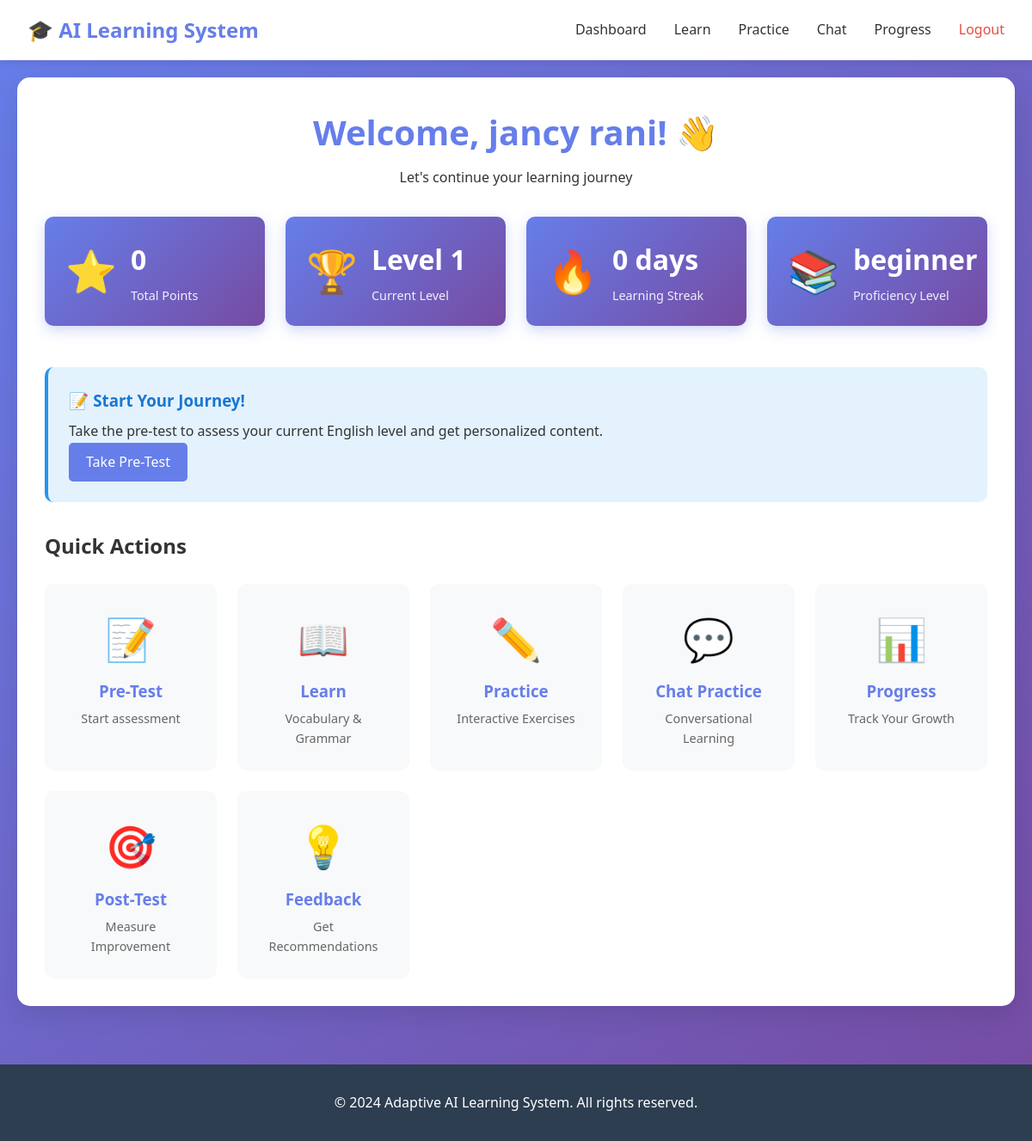
The app's page /dashboard (signed in) with its own data.
### tables this page shows
CREATE TABLE users (
        id INTEGER PRIMARY KEY AUTOINCREMENT,
        username TEXT UNIQUE NOT NULL,
        password TEXT NOT NULL,
        full_name TEXT NOT NULL,
        age INTEGER NOT NULL,
        level TEXT DEFAULT 'beginner',
        created_at TIMESTAMP DEFAULT CURRENT_TIMESTAMP
    );

CREATE TABLE user_points (
        id INTEGER PRIMARY KEY AUTOINCREMENT,
        user_id INTEGER,
        total_points INTEGER DEFAULT 0,
        level INTEGER DEFAULT 1,
        badges TEXT,
        streak_days INTEGER DEFAULT 0,
        last_activity_date DATE,
        FOREIGN KEY (user_id) REFERENCES users(id)
    );

### app.py (the view)
@app.route('/dashboard')
def dashboard():
    if 'user_id' not in session:
        return redirect(url_for('login'))
    user_id = session['user_id']
    conn = sqlite3.connect('database/learning_system.db')
    c = conn.cursor()
    c.execute("SELECT * FROM users WHERE id=?", (user_id,))
    user = c.fetchone()
    c.execute("SELECT * FROM user_points WHERE user_id=?", (user_id,))
    points_data = c.fetchone()
    c.execute("SELECT * FROM pre_test_results WHERE user_id=?", (user_id,))
    pre_test = c.fetchone()
    conn.close()
    return render_template('dashboard.html',
                         user=user,
                         points=points_data,
                         pre_test_completed=pre_test is not None)

### templates/dashboard.html (shortened to what this page needs)
{% extends "base.html" %}
{% block content %}
<div class="dashboard-container">
    <div class="dashboard-header">
        <h1>Welcome, {{ session.get('full_name') }}! 👋</h1>
        <p>Let's continue your learning journey</p>
    </div>
    <div class="stats-grid">
        <div class="stat-card">
            <div class="stat-icon">⭐</div>
            <div class="stat-info">
                <h3>{{ points[2] if points else 0 }}</h3>
                <p>Total Points</p>
            </div>
        </div>
        <div class="stat-card">
            <div class="stat-icon">🏆</div>
            <div class="stat-info">
                <h3>Level {{ points[3] if points else 1 }}</h3>
                <p>Current Level</p>
            </div>
        </div>
        <div class="stat-card">
            <div class="stat-icon">🔥</div>
            <div class="stat-info">
                <h3>{{ points[5] if points else 0 }} days</h3>
                <p>Learning Streak</p>
            </div>
        </div>
        <div class="stat-card">
            <div class="stat-icon">📚</div>
            <div class="stat-info">
                <h3>{{ user[5] }}</h3>
                <p>Proficiency Level</p>
            </div>
        </div>
    </div>
    {% if not pre_test_completed %}
    <div class="alert alert-info">
        <h3>📝 Start Your Journey!</h3>
        <p>Take the pre-test to assess your current English level and get personalized content.</p>
        <a href="/pre-test" class="btn btn-primary">Take Pre-Test</a>
    </div>
    {% endif %}
    <div class="quick-actions">
        <h2>Quick Actions</h2>
        <div class="action-grid">
            <a href="/pre-test" class="action-card {% if pre_test_completed %}completed{% endif %}">
                <div class="action-icon">📝</div>
                <h3>Pre-Test</h3>
                <p>{% if pre_test_completed %}Completed ✓{% else %}Start assessment{% endif %}</p>
            </a>
            <a href="/learning" class="action-card">
                <div class="action-icon">📖</div>
                <h3>Learn</h3>
                <p>Vocabulary & Grammar</p>
            </a>
            <a href="/practice" class="action-card">
                <div class="action-icon">✏️</div>
                <h3>Practice</h3>
                <p>Interactive Exercises</p>
            </a>
            <a href="/chat" class="action-card">
                <div class="action-icon">💬</div>
                <h3>Chat Practice</h3>
                <p>Conversational Learning</p>
            </a>
            <a href="/progress" class="action-card">
                <div class="action-icon">📊</div>
                <h3>Progress</h3>
                <p>Track Your Growth</p>
            </a>
            <a href="/post-test" class="action-card">
                <div class="action-icon">🎯</div>
                <h3>Post-Test</h3>
                <p>Measure Improvement</p>
            </a>
            <a href="/feedback" class="action-card">
                <div class="action-icon">💡</div>
                <h3>Feedback</h3>
                <p>Get Recommendations</p>
            </a>
        </div>
    </div>
</div>
{% endblock %}

### static/css/style.css (style rules this page uses)
* { margin: 0; padding: 0; box-sizing: border-box; }
body { font-family: 'Segoe UI', Tahoma, Geneva, Verdana, sans-serif; line-height: 1.6; color: #333; background: linear-gradient(135deg, #667eea 0%, #764ba2 100%); min-height: 100vh; }
.btn { padding: 10px 20px; border: none; border-radius: 5px; cursor: pointer; font-size: 1rem; font-weight: 500; transition: all 0.3s; text-decoration: none; display: inline-block; }
.btn-primary { background: #667eea; color: white; }
.dashboard-container { background: white; padding: 2rem; border-radius: 15px; box-shadow: 0 10px 30px rgba(0,0,0,0.1); }
.dashboard-header { text-align: center; margin-bottom: 2rem; }
.dashboard-header h1 { color: #667eea; font-size: 2.5rem; margin-bottom: 0.5rem; }
.stats-grid { display: grid; grid-template-columns: repeat(auto-fit, minmax(200px, 1fr)); gap: 1.5rem; margin-bottom: 3rem; }
.stat-card { background: linear-gradient(135deg, #667eea 0%, #764ba2 100%); color: white; padding: 1.5rem; border-radius: 10px; display: flex; align-items: center; gap: 1rem; box-shadow: 0 5px 15px rgba(102, 126, 234, 0.3); }
.stat-icon { font-size: 3rem; }
.stat-info h3 { font-size: 2rem; margin-bottom: 0.3rem; }
.stat-info p { opacity: 0.9; font-size: 0.9rem; }
.alert { padding: 1.5rem; border-radius: 10px; margin-bottom: 2rem; }
.alert-info { background: #e3f2fd; border-left: 4px solid #2196f3; }
.alert h3 { color: #1976d2; margin-bottom: 0.5rem; }
.quick-actions h2 { color: #333; margin-bottom: 1.5rem; }
.action-grid { display: grid; grid-template-columns: repeat(auto-fill, minmax(200px, 1fr)); gap: 1.5rem; }
.action-card { background: #f8f9fa; padding: 1.5rem; border-radius: 10px; text-align: center; text-decoration: none; color: #333; transition: all 0.3s; border: 2px solid transparent; }
.action-icon { font-size: 3rem; margin-bottom: 0.5rem; }
.action-card h3 { margin-bottom: 0.3rem; color: #667eea; }
.action-card p { font-size: 0.9rem; color: #666; }

### records on screen
users: get "jancy rani", level "beginner"
user_points: total_points "0", level "1", streak_days "0"
